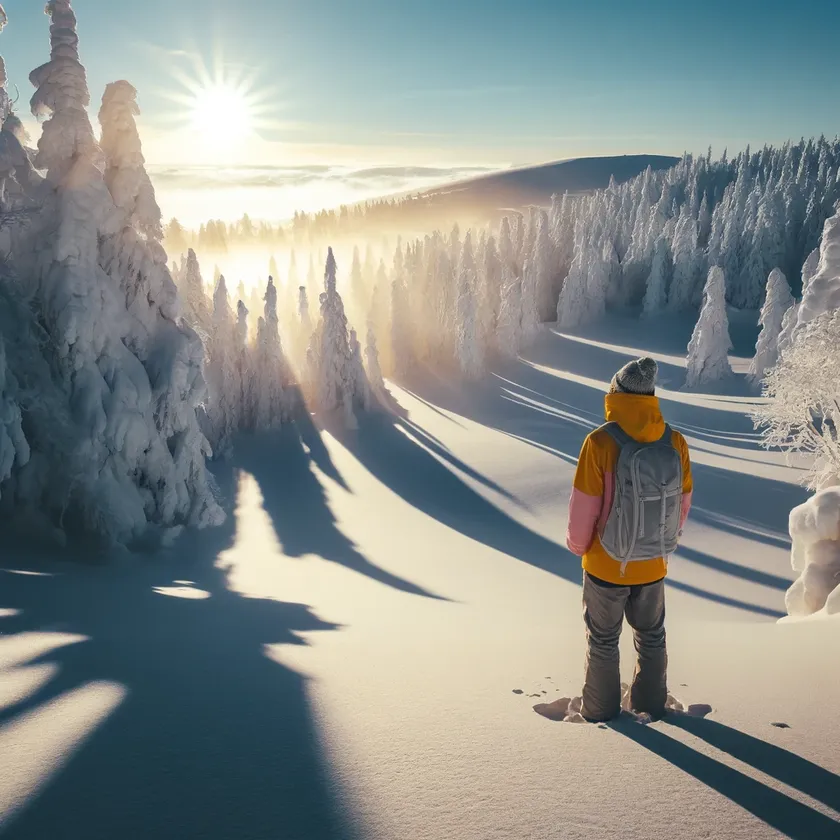
#> input picture homework_2/white.webp, 840 x 840 px, shrunk from 1024 x 1024 before the run, found by its file name
$ jupyter execute homework_2.ipynb
#> lines starting #> are read from the running program, lines starting #| are printed output that depends on the picture
[cell 1]
import cv2
import numpy as np
from matplotlib import pyplot as plt

[cell 2]
plt.rcParams['figure.figsize'] = [15, 5]

img = cv2.imread('C:/Users/user/anaconda3/white.webp')
#> img is the input picture: shape (840, 840, 3); mean B, G, R 139.5, 142.9, 137.4
img = cv2.cvtColor(img, cv2.COLOR_BGR2RGB)

plt.imshow(img)
plt.show()

[cell 3]
# Define white patch and the coefficients
row, col = 200, 500
white = img[row, col, :]
#> white = [174, 151, 138]
coeffs = 255.0 / white
#> coeffs = [1.47, 1.69, 1.85]

# Apply white balancing and generate balanced image
balanced = np.zeros_like(img, dtype=np.float32)
for channel in range(3):
    balanced[..., channel] = img[..., channel] * coeffs[channel]
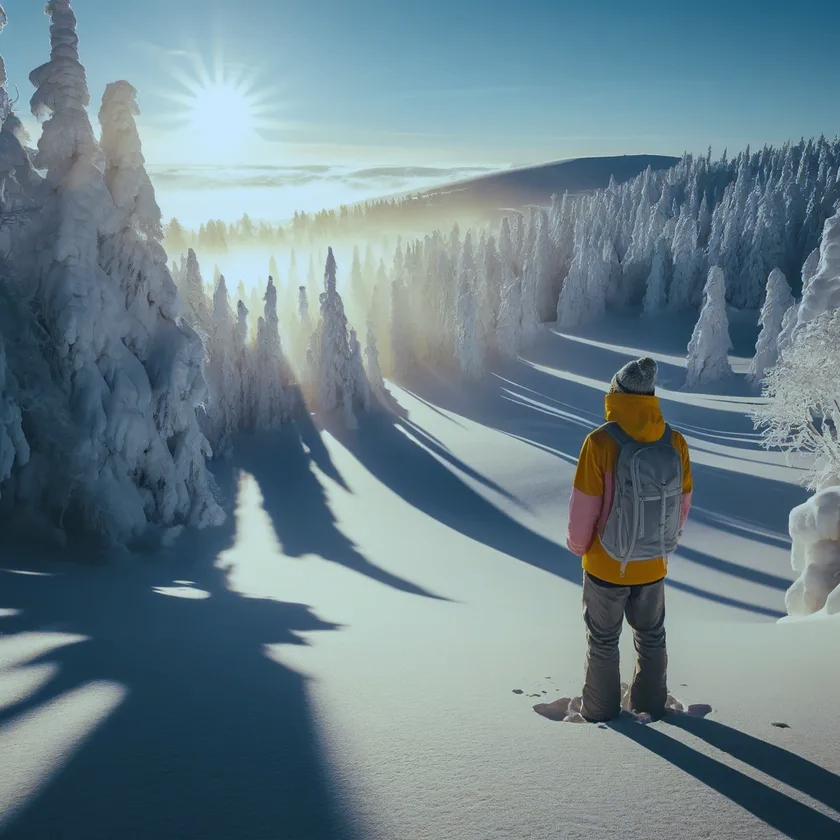
#> balanced: shape (840, 840, 3) float32; mean R, G, B 201.3, 241.2, 257.8; drawn with min black and max white

# White patching does not guarantee that the dynamic range is preserved, images must be clipped.
balanced = balanced / 255
balanced[balanced > 1] = 1

# Отображаем исходное и сбалансированное изображение
plt.subplot(121), plt.imshow(img)
plt.subplot(122), plt.imshow(balanced)
plt.show()
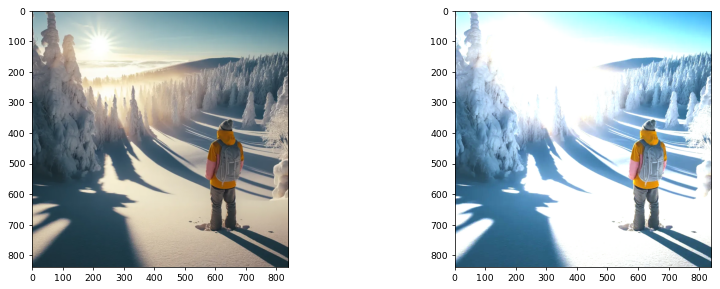
#> figure drawn by matplotlib, 2 panels

[cell 4]
img = cv2.imread('C:/Users/user/anaconda3/town.webp')
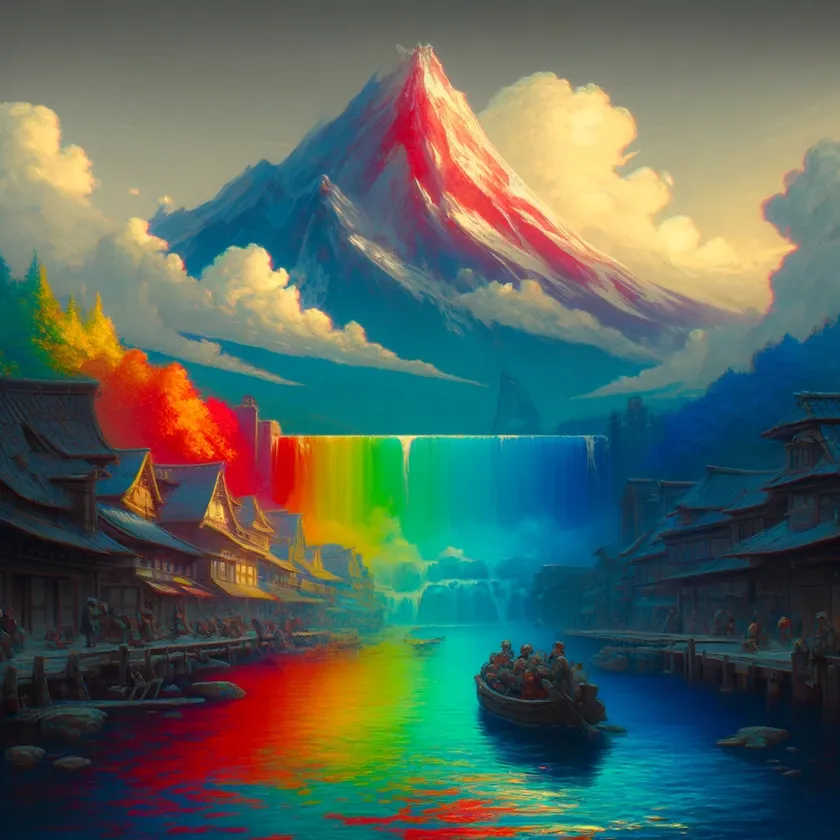
#> input picture homework_2/town.webp, 840 x 840 px, shrunk from 1024 x 1024 before the run, found by its file name
#> img is the input picture: shape (840, 840, 3); mean B, G, R 92.5, 102.2, 84.8
img = cv2.cvtColor(img, cv2.COLOR_BGR2RGB)

plt.imshow(img)
plt.show()

[cell 5]
# Compute the mean values for all three colour channels (red, green, blue)
mean_r = np.mean(img[..., 0])
#> mean_r = 84.79
mean_g = np.mean(img[..., 1])
#> mean_g = 102.2
mean_b = np.mean(img[..., 2])
#> mean_b = 92.5

[cell 6]
# Compute the coefficients kr, kg, kb
# Note: there are 3 coefficients to compute but we only have 2 equations.
# Therefore, you have to make an assumption, fix the value of one of the
# coefficients and compute the remining two
# Hint: You can fix the coefficient of the brightest colour channel to 1.
kr = 1.0
kg = mean_r / mean_g
#> kg = 0.83
kb = mean_r / mean_b
#> kb = 0.917

[cell 7]
# Apply color balancing and generate the balanced image
balanced[..., 0] = img[..., 0] * kr
balanced[..., 1] = img[..., 1] * kg
balanced[..., 2] = img[..., 2] * kb
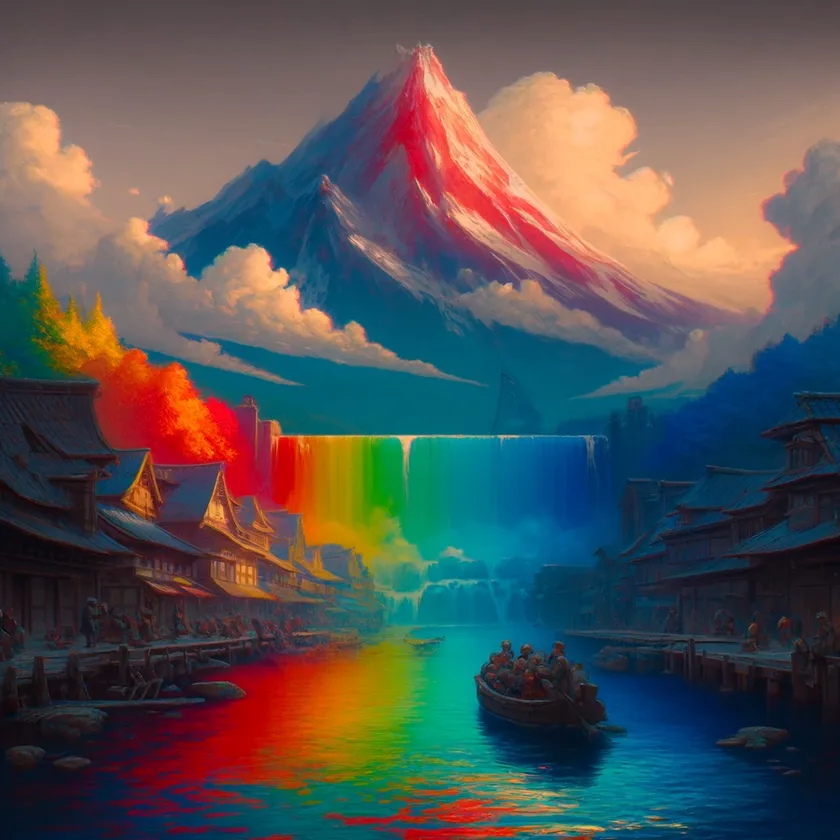
#> balanced: shape (840, 840, 3) float32; mean R, G, B 84.7, 84.8, 84.7
balanced = np.clip(balanced, 0, 255)
balanced = balanced.astype(np.uint8)

# Show the original and the balanced image side by side
plt.subplot(121), plt.imshow(img)
plt.subplot(122), plt.imshow(balanced)
plt.show()

[cell 8]
img = cv2.imread('C:/Users/user/anaconda3/parrot.webp')
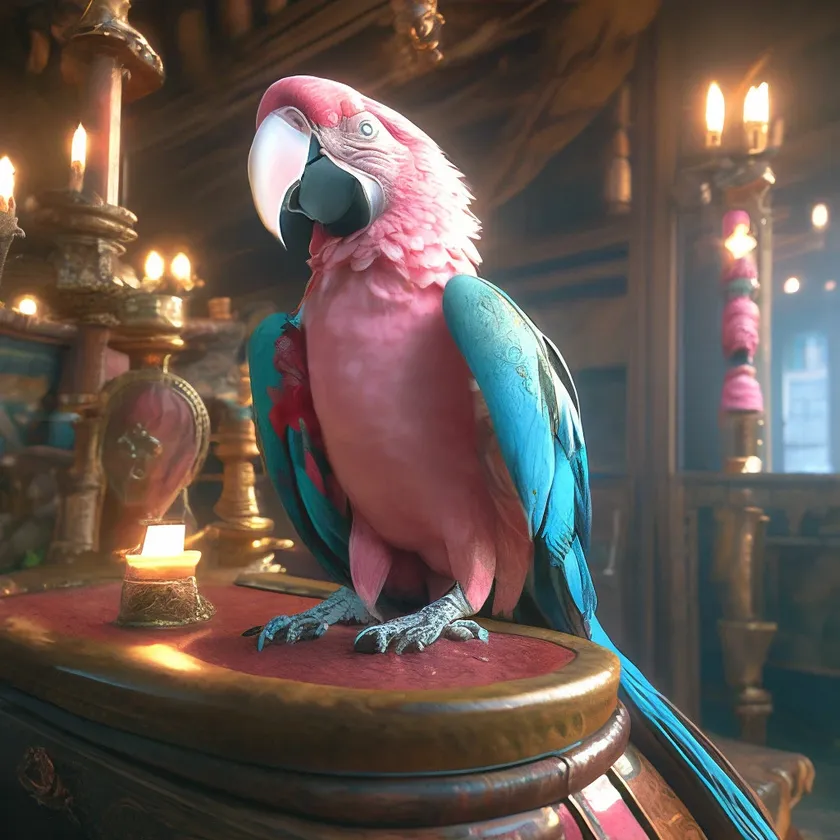
#> input picture homework_2/parrot.webp, 840 x 840 px, shrunk from 1024 x 1024 before the run, found by its file name
#> img is the input picture: shape (840, 840, 3); mean B, G, R 78.5, 85.8, 100.3
img = cv2.cvtColor(img, cv2.COLOR_BGR2RGB)

plt.imshow(img)
plt.show()

[cell 9]
# Compute the maximum values for all three colour channels (red, green, blue)
max_r = np.max(img[..., 0])
#> max_r = 255
max_g = np.max(img[..., 1])
#> max_g = 255
max_b = np.max(img[..., 2])
#> max_b = 255

[cell 10]
# Apply scale-by-max balancing and generate the balanced image
balanced = np.zeros_like(img, dtype=np.float32)
balanced[..., 0] = img[..., 0] / max_r * 255.0
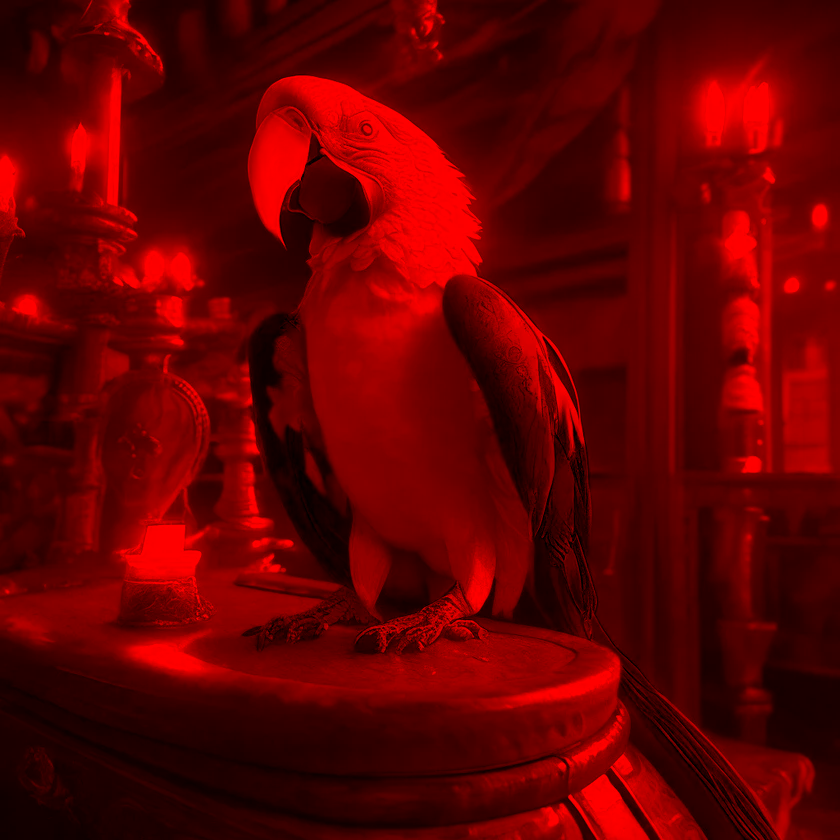
#> balanced: shape (840, 840, 3) float32; mean R, G, B 100.4, 0, 0
balanced[..., 1] = img[..., 1] / max_g * 255.0
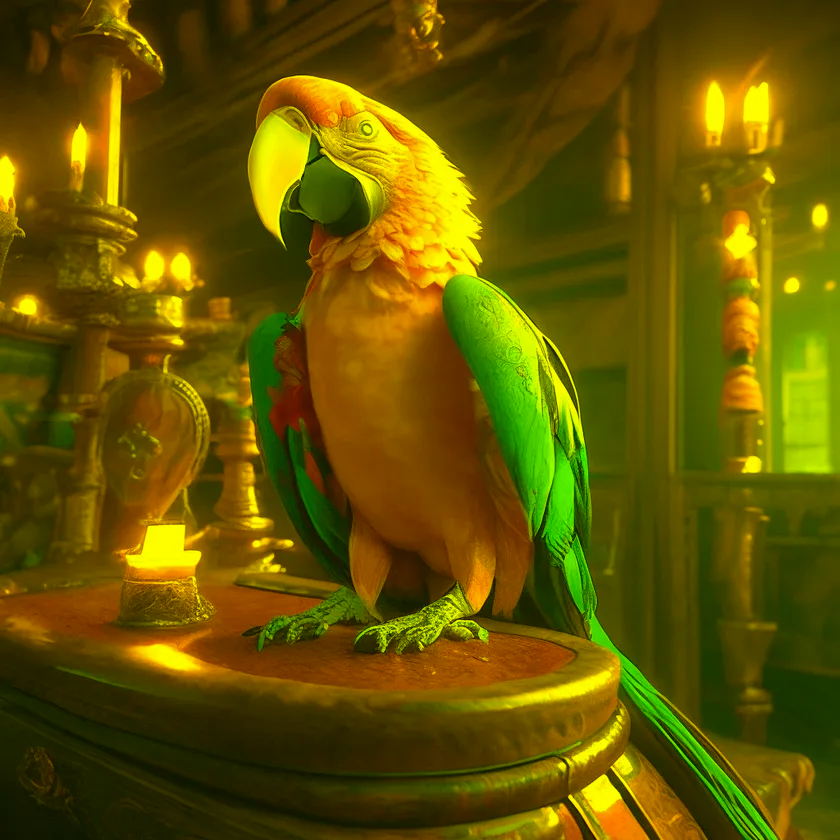
#> balanced: shape (840, 840, 3) float32; mean R, G, B 100.4, 85.8, 0
balanced[..., 2] = img[..., 2] / max_b * 255.0
balanced = np.clip(balanced, 0, 255).astype(np.uint8)

[cell 11]
plt.subplot(121), plt.imshow(img)
plt.subplot(122), plt.imshow(balanced)
plt.show()
